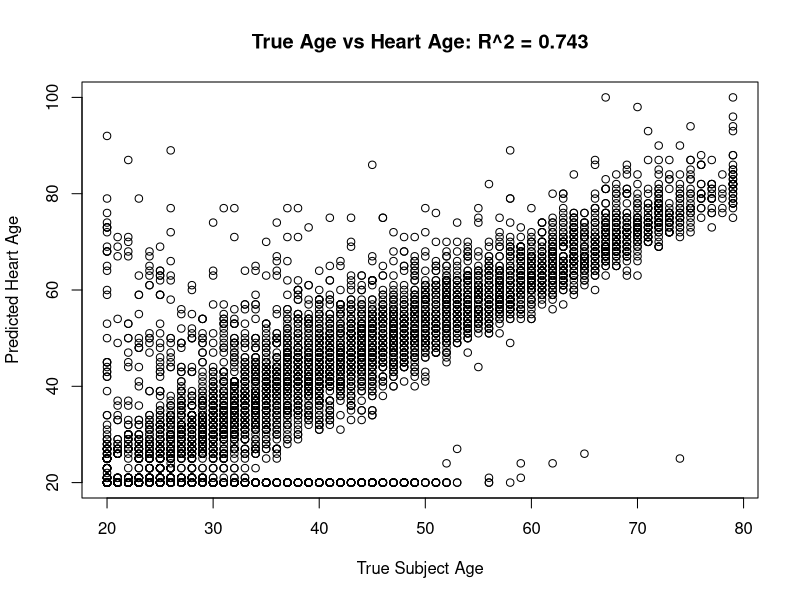

Recreate this plot in R.
rm(list=ls())
library(data.table)
data=data.frame(read.table("HeartAgeRelatedPredictions.txt",sep="\t",header=TRUE,row.names = 1))
plot(data$Age,data$HeartAge,xlab="True Subject Age",ylab="Predicted Heart Age")
title("True Age vs Heart Age: R^2 = 0.743")
